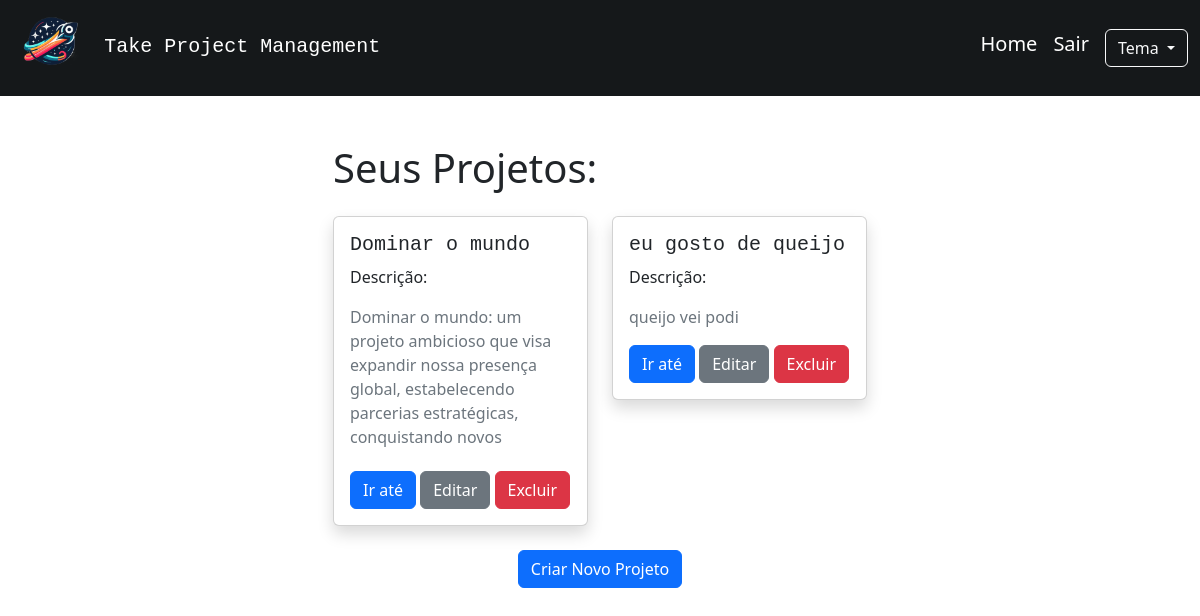
/ (signed in), run on the app's committed database.
### app.py (models this page shows, shortened)
class Projeto(db.Model):
    __tablename__ = 'projeto'
    id = db.Column(db.Integer, primary_key=True)
    nome_projeto = db.Column(db.String(80), nullable=False)
    descricao_projeto = db.Column(db.String())
    usuario_id = db.Column(db.Integer, db.ForeignKey('usuario.id'), nullable=False)
    usuario = db.relationship('Usuario', backref=db.backref('projetos', lazy=True))
    tarefas = db.relationship('Tarefa', backref='projeto_rel', cascade="all, delete-orphan", lazy=True)

### app.py (the view)
@app.route('/')
def index():
    if 'usuario_id' in session:
        projetos = Projeto.query.filter_by(usuario_id=session['usuario_id']).all()
        return render_template('index.html', projetos=projetos)
    return render_template('index.html')

### templates/index.html (shortened to what this page needs)
{% extends 'base.html' %}
{% block content %}
    {% if not 'usuario_id' in session %}
        <div class="container">
            <div class="row justify-content-center">
                <div class="col-md-4">
                    <div id="login-popup" class="shadow p-3 mb-5 bg-body-tertiary rounded">
                        <form method="POST" action="{{ url_for('entrar') }}" class="form-container">
                            <h2 class="font-monospace">Entrar</h2>
                            <hr>
                            <div class="form-group mt-1">
                                <label for="email" class="form-label">Email:</label>
                                <input type="email" name="email" id="email" class="form-control" required>
                            </div>
                            <div class="form-group mt-1">
                                <label for="senha" class="form-label">Senha:</label>
                                <input type="password" name="senha" id="senha" class="form-control" required>
                            </div>
                            <button type="submit" class="btn btn-primary mt-3">Enviar</button>
                        </form>
                    </div>
                </div>
                <div class="col-md-4">
                    <div id="register-popup" class="shadow p-3 mb-5 bg-body-tertiary rounded">
                        <form method="POST" action="{{ url_for('registrar') }}" class="form-container">
                            <h2 class="font-monospace">Registro</h2>
                            <hr>
                            <div class="form-group mt-1">
                                <label for="nome" class="form-label">Nome de usuário:</label>
                                <input type="text" name="nome" id="nome" class="form-control" required>
                            </div>
                            <div class="form-group mt-1">
                                <label for="email" class="form-label">Email:</label>
                                <input type="email" name="email" id="email" class="form-control" required>
                            </div>
                            <div class="form-group mt-1">
                                <label for="senha" class="form-label">Senha:</label>
                                <input type="password" name="senha" id="senha" class="form-control" required>
                            </div>
                            <button type="submit" class="btn btn-primary mt-3">Enviar</button>
                        </form>
                    </div>
                </div>
            </div>
        </div>
    {% else %}
        <div class="container">
            <div class="row justify-content-center">
                <div class="col-md-6">
                    <h1 class="mb-4">Seus Projetos: </h1>
                    <div class="row row-cols-1 row-cols-md-2 g-4 justify-content-center">
                        {% for projeto in projetos %}
                            <div class="col">
                                <div class="card shadow">
                                    <div class="card-body">
                                        <h5 class="card-title font-monospace">{{ projeto.nome_projeto }}</h5>
                                        <p class="mt-2">Descrição:</p>
                                        <p class="card-text text-secondary" style="max-height: 150px; overflow-y: auto;">{% if projeto.descricao_projeto != None %} {{ projeto.descricao_projeto }} {% endif %}</p>
                                        <a href="{{ url_for('projeto_especifico', projeto_id=projeto.id) }}" class="btn btn-primary">Ir até</a>
                                        <button type="button" class="btn btn-secondary" data-bs-toggle="modal" data-bs-target="#modalEditarProjeto{{ projeto.id }}">
                                            Editar
                                        </button>
                                        <button type="button" class="btn btn-danger" data-bs-toggle="modal" data-bs-target="#modalExcluirProjeto{{ projeto.id }}">
                                            Excluir
                                        </button>
                                    </div>
                                </div>
                            </div>
                        {% endfor %}
                    </div>
                    <div class="text-center">
                        <button type="button" class="btn btn-primary mt-4" data-bs-toggle="modal" data-bs-target="#modalCriarProjeto">
                            Criar Novo Projeto
                        </button>
                    </div>
                </div>
            </div>
        </div>
    {% endif %}
{% endblock %}

### data on the page
Projeto: nome_projeto "Dominar o mundo", descricao_projeto "Dominar o mundo: um projeto ambicioso que visa expandir nossa presença global, estabelecendo parcerias estratégicas, conquistando novos…"
Projeto: nome_projeto "eu gosto de queijo", descricao_projeto "queijo vei podi"
